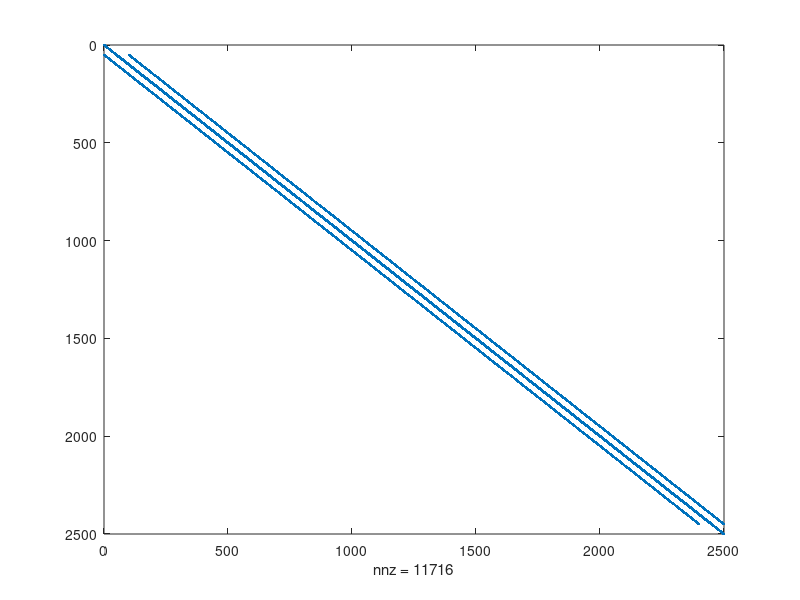
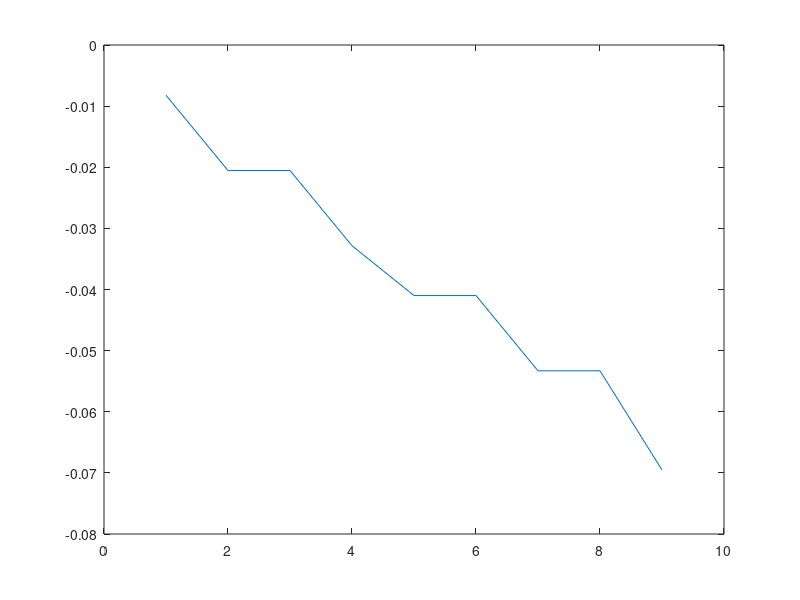
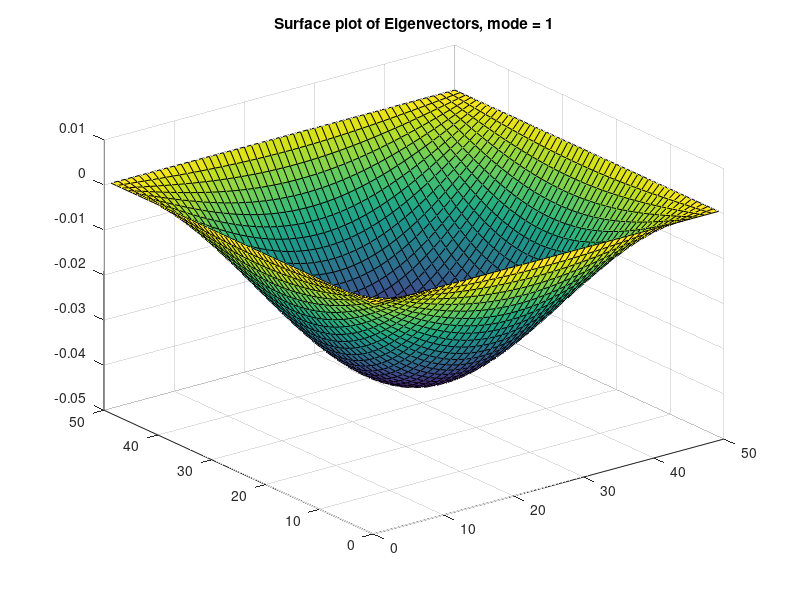
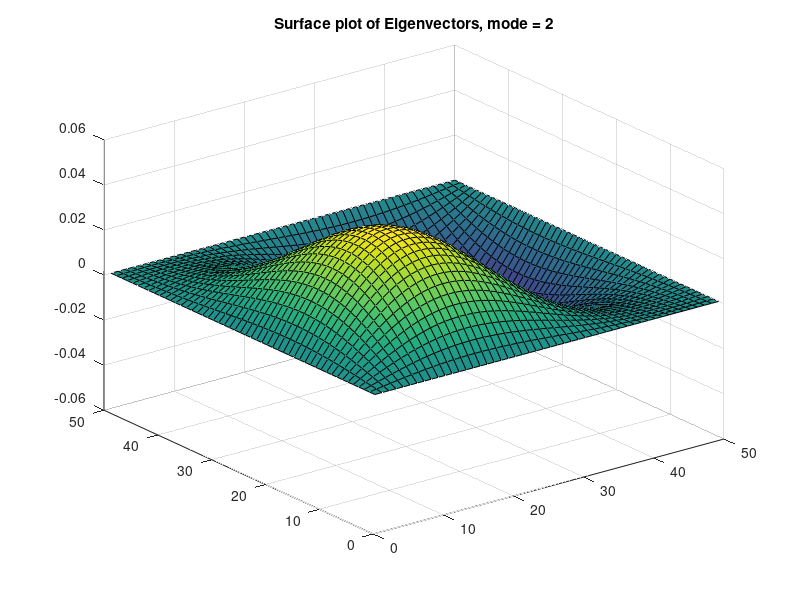

These charts were generated, in order, by the following MATLAB code:
nx = 50;
ny = 50;
G = sparse(nx*ny,ny*nx);


for i=1:nx
    for j=1:ny
        n = j + (i-1)*ny;
        if i==1||i==nx||j==1||j==ny
            G(n,:)=0;
            G(n,n)=1;
        else
       
        nxm = (i-2)*ny + j;
        nxp = i*ny + j;
        nym = (i-1)*ny + j-1;
        nyp = (i-1)*ny + j+1;
       
        G(n,n) = -4;
        G(n, nxm) = 1;
        G(n, nxp) = 1;
        G(n, nym) = 1;
        G(n, nyp) = 1;
       
%         if i > 10 & i < 20 & j > 10 & j < 20
%             G(n,n) = -4;
%         end
        end
    end  
end
figure(1)
spy(G)

figure(2)
[E,D] = eigs(G,9,'SM')
x=diag(D)
plot(x)

for i=1:nx
    for j=1:ny
        n = j + (i-1)*ny;
        for x=1:9
            sMap(i,j,x) = E(n,x);
        end
    end
end

for x=1:9
    figure;
    surf(sMap(:,:,x))
    title(['Surface plot of Eigenvectors, mode = ', num2str(x)]);
end